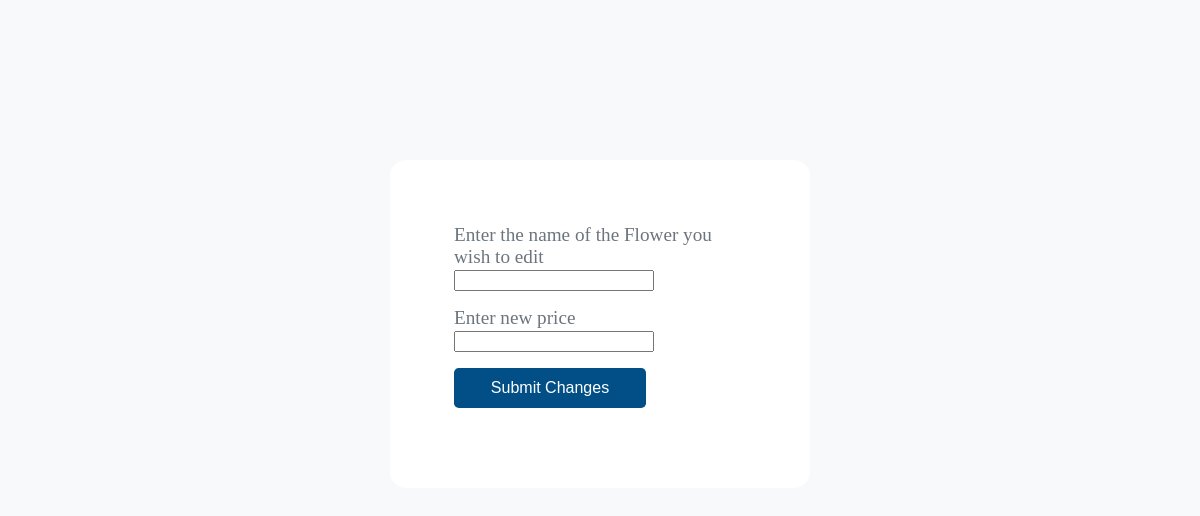
The app's page /change_price, older data.
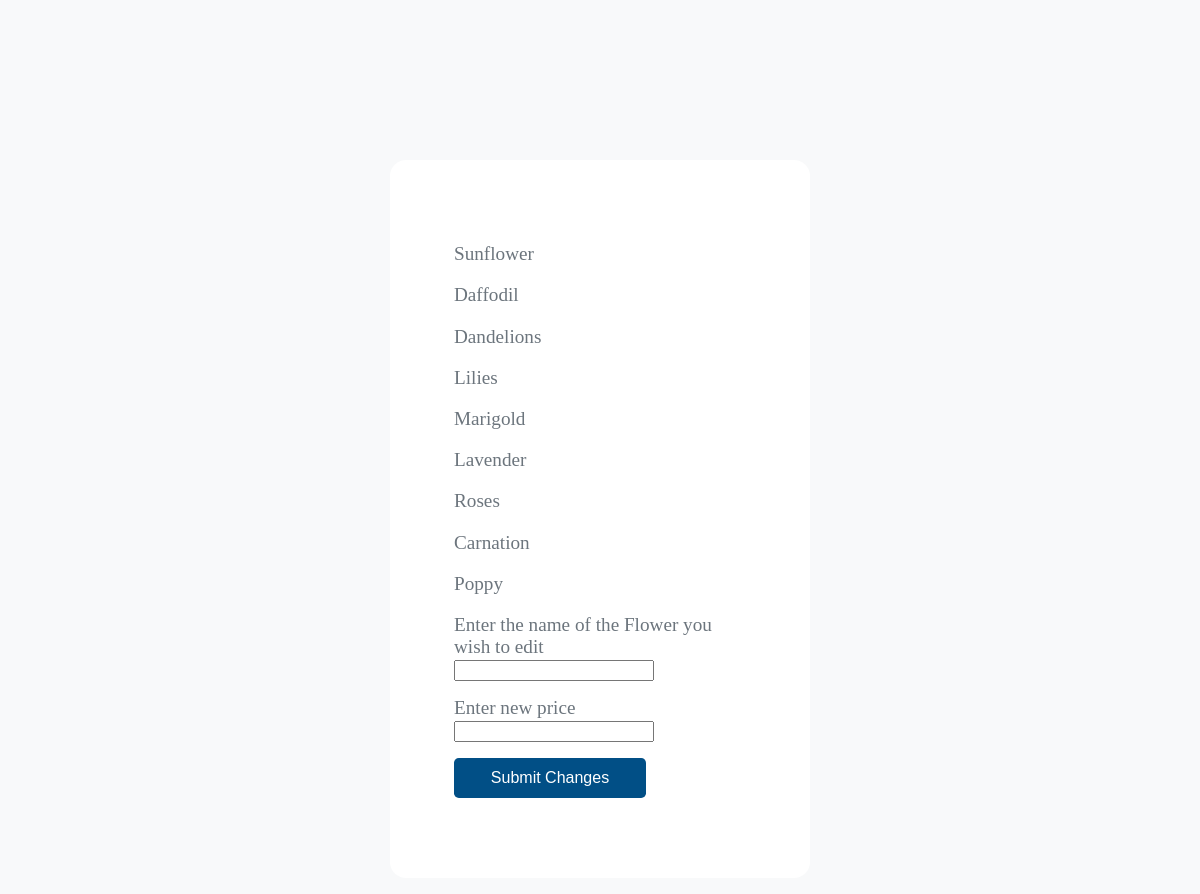
The same page, newer data.
### tables this page shows
CREATE TABLE flowers
(
    flower_id INTEGER PRIMARY KEY AUTOINCREMENT,
    flower_name TEXT NOT NULL,
    price REAL NOT NULL,
    img_url TEXT NOT NULL
);

### app.py (the view, shortened to what this page needs)
@app.route('/change_price', methods=['POST', 'GET'])
def change_price():
    form = ChangePriceForm()
    db = get_db()
    current_flower_names = db.execute(
        '''SELECT * FROM flowers''').fetchall()
    flowers = [flower_dict['flower_name'] for flower_dict in current_flower_names]
    print(flowers)
    return render_template('change_price.html', form=form, current_flower_names=current_flower_names)

### form.py
class ChangePriceForm(FlaskForm):
    flower_name = StringField('Enter the name of the Flower you wish to edit')
    new_price = FloatField('Enter new price')
    submit = SubmitField('Submit Changes')

### app.py (called while the page is built)
@app.before_request
def load_logged_in_user():
    g.user = session.get('username', None)

### database.py (called while the page is built)
def get_db():
    if "db" not in g:
        g.db = sqlite3.connect(DATABASE,
            detect_types=sqlite3.PARSE_DECLTYPES
        )
        g.db.row_factory = sqlite3.Row
    return g.db

### templates/change_price.html (shortened to what this page needs)
{% extends 'base.html' %}
{% block main_content %}
<form action="" method="POST" novalidate>
    {% for flower in current_flower_names %}
    <p>{{ flower['flower_name'] }}</p>
    {% endfor %}
    {{ form.flower_name.label }}
    <br>
    {{ form.flower_name() }}
    <br>
    {{ form.new_price.label }}
    <br>
    {{ form.new_price() }}
    <br>
    {{ form.submit() }}
</form>
{% endblock %}

Row changes from the older to the newer data that the page shows:
added flowers: flower_name "Sunflower"
added flowers: flower_name "Daffodil"
added flowers: flower_name "Dandelions"
added flowers: flower_name "Lilies"
added flowers: flower_name "Marigold"
added flowers: flower_name "Lavender"
added flowers: flower_name "Roses"
added flowers: flower_name "Carnation"
added flowers: flower_name "Poppy"
